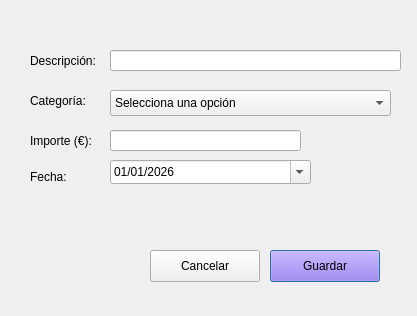
<?xml version="1.0" encoding="UTF-8"?>
<ui version="4.0">
 <class>dialogo_gasto</class>
 <widget class="QDialog" name="dialogo_gasto">
  <property name="geometry">
   <rect>
    <x>0</x>
    <y>0</y>
    <width>417</width>
    <height>316</height>
   </rect>
  </property>
  <property name="windowTitle">
   <string>Introduce los datos solicitados</string>
  </property>
  <widget class="QLabel" name="label">
   <property name="geometry">
    <rect>
     <x>30</x>
     <y>50</y>
     <width>101</width>
     <height>21</height>
    </rect>
   </property>
   <property name="text">
    <string>Descripción:</string>
   </property>
  </widget>
  <widget class="QLineEdit" name="descripcion_gasto">
   <property name="geometry">
    <rect>
     <x>110</x>
     <y>50</y>
     <width>291</width>
     <height>21</height>
    </rect>
   </property>
  </widget>
  <widget class="QLineEdit" name="importe_gasto">
   <property name="geometry">
    <rect>
     <x>110</x>
     <y>130</y>
     <width>191</width>
     <height>21</height>
    </rect>
   </property>
  </widget>
  <widget class="QLabel" name="label_2">
   <property name="geometry">
    <rect>
     <x>30</x>
     <y>90</y>
     <width>71</width>
     <height>21</height>
    </rect>
   </property>
   <property name="text">
    <string>Categoría: </string>
   </property>
  </widget>
  <widget class="QComboBox" name="categoria_gasto">
   <property name="geometry">
    <rect>
     <x>110</x>
     <y>90</y>
     <width>281</width>
     <height>26</height>
    </rect>
   </property>
   <item>
    <property name="text">
     <string>Selecciona una opción</string>
    </property>
   </item>
   <item>
    <property name="text">
     <string>Vivienda</string>
    </property>
   </item>
   <item>
    <property name="text">
     <string>Alimentación</string>
    </property>
   </item>
   <item>
    <property name="text">
     <string>Transporte</string>
    </property>
   </item>
   <item>
    <property name="text">
     <string>Facturas</string>
    </property>
   </item>
   <item>
    <property name="text">
     <string>Salud</string>
    </property>
   </item>
   <item>
    <property name="text">
     <string>Deudas</string>
    </property>
   </item>
   <item>
    <property name="text">
     <string>Ocio</string>
    </property>
   </item>
   <item>
    <property name="text">
     <string>Personal</string>
    </property>
   </item>
   <item>
    <property name="text">
     <string>Otros</string>
    </property>
   </item>
  </widget>
  <widget class="QLabel" name="label_3">
   <property name="geometry">
    <rect>
     <x>30</x>
     <y>130</y>
     <width>71</width>
     <height>21</height>
    </rect>
   </property>
   <property name="text">
    <string>Importe (€):</string>
   </property>
  </widget>
  <widget class="QLabel" name="label_4">
   <property name="geometry">
    <rect>
     <x>30</x>
     <y>170</y>
     <width>56</width>
     <height>13</height>
    </rect>
   </property>
   <property name="text">
    <string>Fecha:</string>
   </property>
  </widget>
  <widget class="QDateTimeEdit" name="fecha_gasto">
   <property name="geometry">
    <rect>
     <x>110</x>
     <y>160</y>
     <width>201</width>
     <height>24</height>
    </rect>
   </property>
   <property name="date">
    <date>
     <year>2026</year>
     <month>1</month>
     <day>1</day>
    </date>
   </property>
   <property name="time">
    <time>
     <hour>0</hour>
     <minute>0</minute>
     <second>0</second>
    </time>
   </property>
   <property name="displayFormat">
    <string>dd/MM/yyyy </string>
   </property>
   <property name="calendarPopup">
    <bool>true</bool>
   </property>
  </widget>
  <widget class="QPushButton" name="btn_guardar_gasto">
   <property name="geometry">
    <rect>
     <x>270</x>
     <y>250</y>
     <width>110</width>
     <height>32</height>
    </rect>
   </property>
   <property name="palette">
    <palette>
     <active>
      <colorrole role="Button">
       <brush brushstyle="SolidPattern">
        <color alpha="255">
         <red>147</red>
         <green>105</green>
         <blue>236</blue>
        </color>
       </brush>
      </colorrole>
     </active>
     <inactive>
      <colorrole role="Button">
       <brush brushstyle="SolidPattern">
        <color alpha="255">
         <red>147</red>
         <green>105</green>
         <blue>236</blue>
        </color>
       </brush>
      </colorrole>
     </inactive>
     <disabled>
      <colorrole role="Button">
       <brush brushstyle="SolidPattern">
        <color alpha="255">
         <red>147</red>
         <green>105</green>
         <blue>236</blue>
        </color>
       </brush>
      </colorrole>
     </disabled>
    </palette>
   </property>
   <property name="text">
    <string>Guardar</string>
   </property>
  </widget>
  <widget class="QPushButton" name="btn_cancelar">
   <property name="geometry">
    <rect>
     <x>150</x>
     <y>250</y>
     <width>110</width>
     <height>32</height>
    </rect>
   </property>
   <property name="text">
    <string>Cancelar</string>
   </property>
  </widget>
 </widget>
 <resources/>
 <connections/>
</ui>
